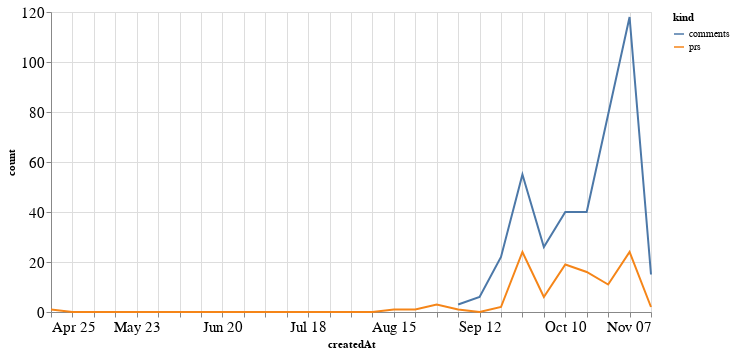

The notebook cell this image was saved under:
### Code cell
alt.Chart(total_time, width=600).mark_line().encode(
    x='createdAt',
    y='count',
    color='kind'
)

### Figure 1 — Vega-Lite specification as saved in the notebook (floating-point values rounded to 4 significant figures)
{"config": {"axisLeft": {"labelFontSize": 15}, "axisBottom": {"labelFontSize": 15}}, "data": {"name": "data-c5cdeb531f06fd4cbc832c44b930234e"}, "mark": "line", "encoding": {"color": {"type": "nominal", "field": "kind"}, "x": {"type": "temporal", "field": "createdAt"}, "y": {"type": "quantitative", "field": "count"}}, "width": 600, "$schema": "https://vega.github.io/schema/vega-lite/v4.8.1.json", "datasets": {"data-c5cdeb531f06fd4cbc832c44b930234e": [{"createdAt": "2021-04-25T00:00:00", "kind": "prs", "count": 1.0}, {"createdAt": "2021-05-02T00:00:00", "kind": "prs", "count": 0.0}, {"createdAt": "2021-05-09T00:00:00", "kind": "prs", "count": 0.0}, {"createdAt": "2021-05-16T00:00:00", "kind": "prs", "count": 0.0}, {"createdAt": "2021-05-23T00:00:00", "kind": "prs", "count": 0.0}, {"createdAt": "2021-05-30T00:00:00", "kind": "prs", "count": 0.0}, {"createdAt": "2021-06-06T00:00:00", "kind": "prs", "count": 0.0}, {"createdAt": "2021-06-13T00:00:00", "kind": "prs", "count": 0.0}, {"createdAt": "2021-06-20T00:00:00", "kind": "prs", "count": 0.0}, {"createdAt": "2021-06-27T00:00:00", "kind": "prs", "count": 0.0}, {"createdAt": "2021-07-04T00:00:00", "kind": "prs", "count": 0.0}, {"createdAt": "2021-07-11T00:00:00", "kind": "prs", "count": 0.0}, {"createdAt": "2021-07-18T00:00:00", "kind": "prs", "count": 0.0}, {"createdAt": "2021-07-25T00:00:00", "kind": "prs", "count": 0.0}, {"createdAt": "2021-08-01T00:00:00", "kind": "prs", "count": 0.0}, {"createdAt": "2021-08-08T00:00:00", "kind": "prs", "count": 0.0}, {"createdAt": "2021-08-15T00:00:00", "kind": "prs", "count": 1.0}, {"createdAt": "2021-08-22T00:00:00", "kind": "prs", "count": 1.0}, {"createdAt": "2021-08-29T00:00:00", "kind": "prs", "count": 3.0}, {"createdAt": "2021-09-05T00:00:00", "kind": "prs", "count": 1.0}, {"createdAt": "2021-09-12T00:00:00", "kind": "prs", "count": 0.0}, {"createdAt": "2021-09-19T00:00:00", "kind": "prs", "count": 2.0}, {"createdAt": "2021-09-26T00:00:00", "kind": "prs", "count": 24.0}, {"createdAt": "2021-10-03T00:00:00", "kind": "prs", "count": 6.0}, {"createdAt": "2021-10-10T00:00:00", "kind": "prs", "count": 19.0}, {"createdAt": "2021-10-17T00:00:00", "kind": "prs", "count": 16.0}, {"createdAt": "2021-10-24T00:00:00", "kind": "prs", "count": 11.0}, {"createdAt": "2021-10-31T00:00:00", "kind": "prs", "count": 24.0}, {"createdAt": "2021-11-07T00:00:00", "kind": "prs", "count": 2.0}, {"createdAt": "2021-04-25T00:00:00", "kind": "comments", "count": null}, {"createdAt": "2021-05-02T00:00:00", "kind": "comments", "count": null}, {"createdAt": "2021-05-09T00:00:00", "kind": "comments", "count": null}, {"createdAt": "2021-05-16T00:00:00", "kind": "comments", "count": null}, {"createdAt": "2021-05-23T00:00:00", "kind": "comments", "count": null}, {"createdAt": "2021-05-30T00:00:00", "kind": "comments", "count": null}, {"createdAt": "2021-06-06T00:00:00", "kind": "comments", "count": null}, {"createdAt": "2021-06-13T00:00:00", "kind": "comments", "count": null}, {"createdAt": "2021-06-20T00:00:00", "kind": "comments", "count": null}, {"createdAt": "2021-06-27T00:00:00", "kind": "comments", "count": null}, {"createdAt": "2021-07-04T00:00:00", "kind": "comments", "count": null}, {"createdAt": "2021-07-11T00:00:00", "kind": "comments", "count": null}, {"createdAt": "2021-07-18T00:00:00", "kind": "comments", "count": null}, {"createdAt": "2021-07-25T00:00:00", "kind": "comments", "count": null}, {"createdAt": "2021-08-01T00:00:00", "kind": "comments", "count": null}, {"createdAt": "2021-08-08T00:00:00", "kind": "comments", "count": null}, {"createdAt": "2021-08-15T00:00:00", "kind": "comments", "count": null}, {"createdAt": "2021-08-22T00:00:00", "kind": "comments", "count": null}, {"createdAt": "2021-08-29T00:00:00", "kind": "comments", "count": null}, {"createdAt": "2021-09-05T00:00:00", "kind": "comments", "count": 3.0}, {"createdAt": "2021-09-12T00:00:00", "kind": "comments", "count": 6.0}, {"createdAt": "2021-09-19T00:00:00", "kind": "comments", "count": 22.0}, {"createdAt": "2021-09-26T00:00:00", "kind": "comments", "count": 55.0}, {"createdAt": "2021-10-03T00:00:00", "kind": "comments", "count": 26.0}, {"createdAt": "2021-10-10T00:00:00", "kind": "comments", "count": 40.0}, {"createdAt": "2021-10-17T00:00:00", "kind": "comments", "count": 40.0}, {"createdAt": "2021-10-24T00:00:00", "kind": "comments", "count": 79.0}, {"createdAt": "2021-10-31T00:00:00", "kind": "comments", "count": 118.0}, {"createdAt": "2021-11-07T00:00:00", "kind": "comments", "count": 15.0}]}}
